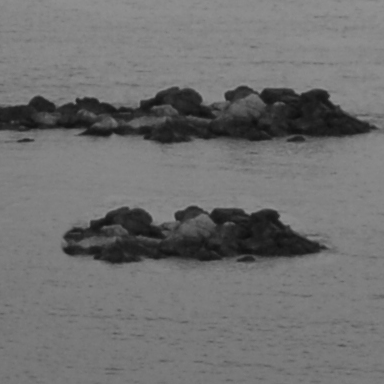
#> input picture immagini/mare.png, 384 x 384 px, found by its file name
$ python Esercizio5.py
#> lines starting #> are read from the running program, lines starting #| are printed output that depends on the picture; after the words box and inside, x2 and y2 are one past the last pixel; in counts of white or black regions, pixels touching at a corner belong together
import numpy as np
import matplotlib.pyplot as plt
import skimage.io as io
import scipy.ndimage as ndi
from skimage.transform import warp
plt.close('all')

x = np.float64(io.imread('Immagini/mare.png'))
#> x: shape (384, 384) float64; min 14, max 146, mean 111.8

plt.figure(1)
plt.subplot(2,2,1)
plt.imshow(x, clim=[0,255], cmap='gray')
plt.title('immagine originale')

X=np.fft.fft2(x)
R=np.real(np.fft.ifft2(np.abs(X)**2))
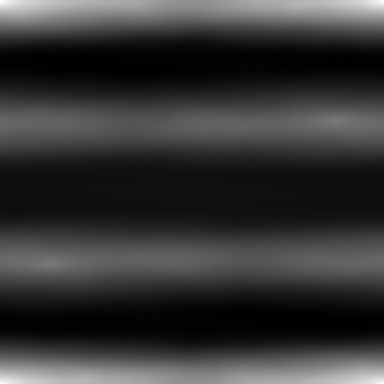
#> R: shape (384, 384) float64; min 1.8e+09, max 1.99e+09, mean 1.84e+09; drawn with min black and max white
R=np.fft.fftshift(R)
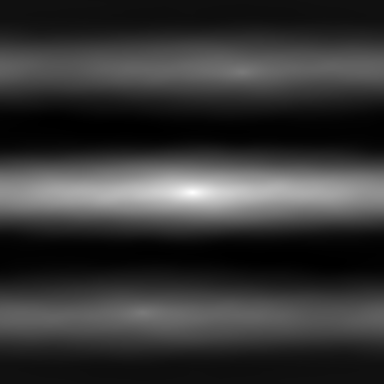
#> R: shape (384, 384) float64; min 1.8e+09, max 1.99e+09, mean 1.84e+09; drawn with min black and max white
Nr, Nc=R.shape #numero righe e colonne
#> Nr = 384; Nc = 384

#np.arange(Nc) crea un vettore di numeri interi che va da 0 a N_c - 1.Se la tua immagine ha 256 colonne,
#avrai:[0, 1, 2, 3, ..., 255]. Sottraendo metà della dimensione, sposti l'intervallo in modo che lo zero si trovi esattamente al centro.
#Quando calcoli l'autocorrelazione, il picco massimo rappresenta uno "spostamento zero".
#Se usassi le coordinate standard (da 0 a 255), il centro dell'immagine sarebbe il punto (128, 128).
#Se il secondo picco (la copia) si trovasse 40 pixel più a destra, lo leggeresti alle coordinate $128 + 40 = 168$.
#Spostando l'origine a zero con quella sottrazione, il valore che leggi sulla mappa corrisponde direttamente allo spostamento fisico (il vettore di traslazione).
#Se il picco è sul numero 40 della scala n, sai immediatamente che la scogliera è stata spostata di 40 pixel,
#senza dover fare calcoli complicati dopo.
#non possiamo fare fftfreq perchè questa è nello spazio non in frequenza.
n = np.arange(Nc) - Nc/2
#> n = 384 values from -192 to 191
m = np.arange(Nr) - Nr/2
#> m = 384 values from -192 to 191
n,m = np.meshgrid(n,m)

plt.figure(1)
plt.subplot(2,2,2)
plt.imshow(R, clim=None, cmap='jet', extent = (- Nc/2, Nc/2-1, Nr/2-1, - Nr/2))
plt.colorbar()
plt.title('autocorrelazione')

fig, ax = plt.subplots(num=2, subplot_kw={"projection": "3d"}) # 3d plot
ax.plot_surface(n,m,R, cmap='jet')
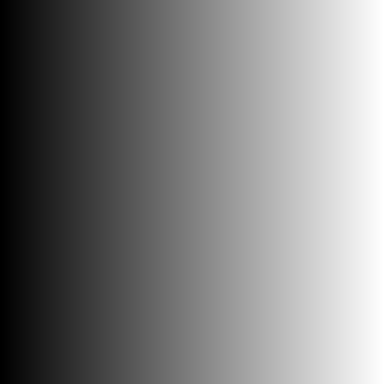
#> n: shape (384, 384) float64; min -192, max 191, mean -0.5; drawn with min black and max white

# punto 2
# Individuzione del secondo picco della funzione di autocorrelazione
#confronta la matrice L con R e mette true dove i pixel risultano uguali.
'''
R=[25 12 15 35
   60 13 9  56
   1  45  66 79]

con blocco 3x3
L=[60  60  56  56
   60  66  79  79
   60  66  79  79]

dobbiamo marcare ogni singolo pixel =true se è il massimo del blocco di R

L=[F   F  F  F
   T   F  F  F
   F   F   F  T]
 Ora dobbiamo trovare il secondo valore più alto. quindi prendiamo tutti i valori in cui ho true
 R[l]=[60, 79]
 p=[60,79] ordine crescente. ci serve il secondo più alto, per questo p[-2]
'''
L = ndi.generic_filter(R, np.max, (5,5)) == R
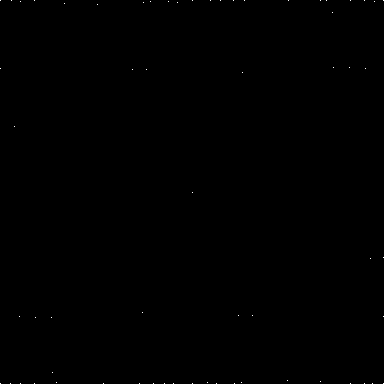
#> L: shape (384, 384) bool; 0.04% white in thin lines or dots
p = np.sort(R[L])
#> p = 63 values from 1.8e+09 to 1.99e+09
mappa = L & (R == p[-2]) #senza la and con L rischiamo di prendere valori che non erano massimi
#> mappa: shape (384, 384) bool; 0% white in thin lines or dots, all inside (x1, y1, x2, y2) = (142, 72, 243, 313)
#nella finestra, ma che comunque sono picchi

#coordinate del secondo picco
tn = n[mappa]
#> tn = [50, -50]
tm = m[mappa]
#> tm = [-120, 120]
print(tn[0], tm[0])
#| 50.0 -120.0

# punto 3
A = np.array([[1,0, tn[0]], [0, 1, tm[0]], [0, 0, 1]])
#> A = [[1, 0, 50], [0, 1, -120], [0, 0, 1]]
y = warp(x, A)
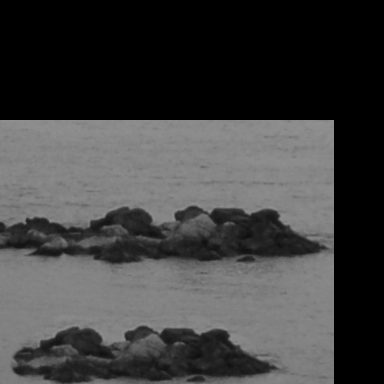
#> y: shape (384, 384) float64; min 0, max 146, mean 64
mask = x==y
#> mask: shape (384, 384) bool; 11.8% white; 796 white regions (795 under 20 px), largest, box (x1, y1, x2, y2) and area: (64, 188, 334, 275) 15973
plt.figure(1)
plt.subplot(2,2,3)
plt.imshow(y, clim=[0,255], cmap='gray')
plt.title('immagine traslata')
plt.subplot(2,2,4)
plt.imshow(mask, clim=[0,1], cmap='gray')
plt.title('mask')
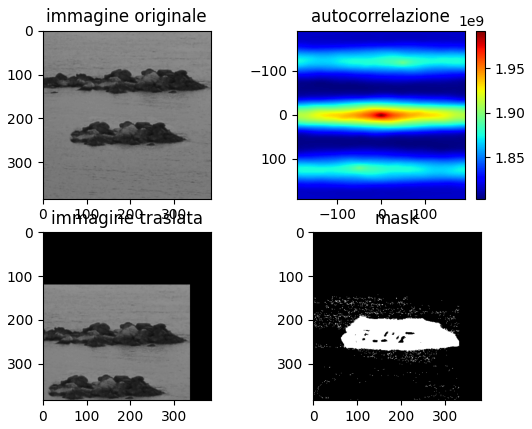
#> figure drawn by matplotlib, 5 panels
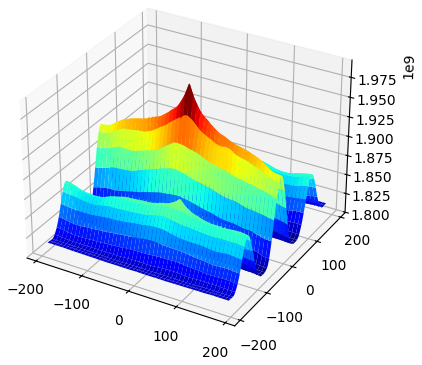
#> figure drawn by matplotlib, 1 panel
